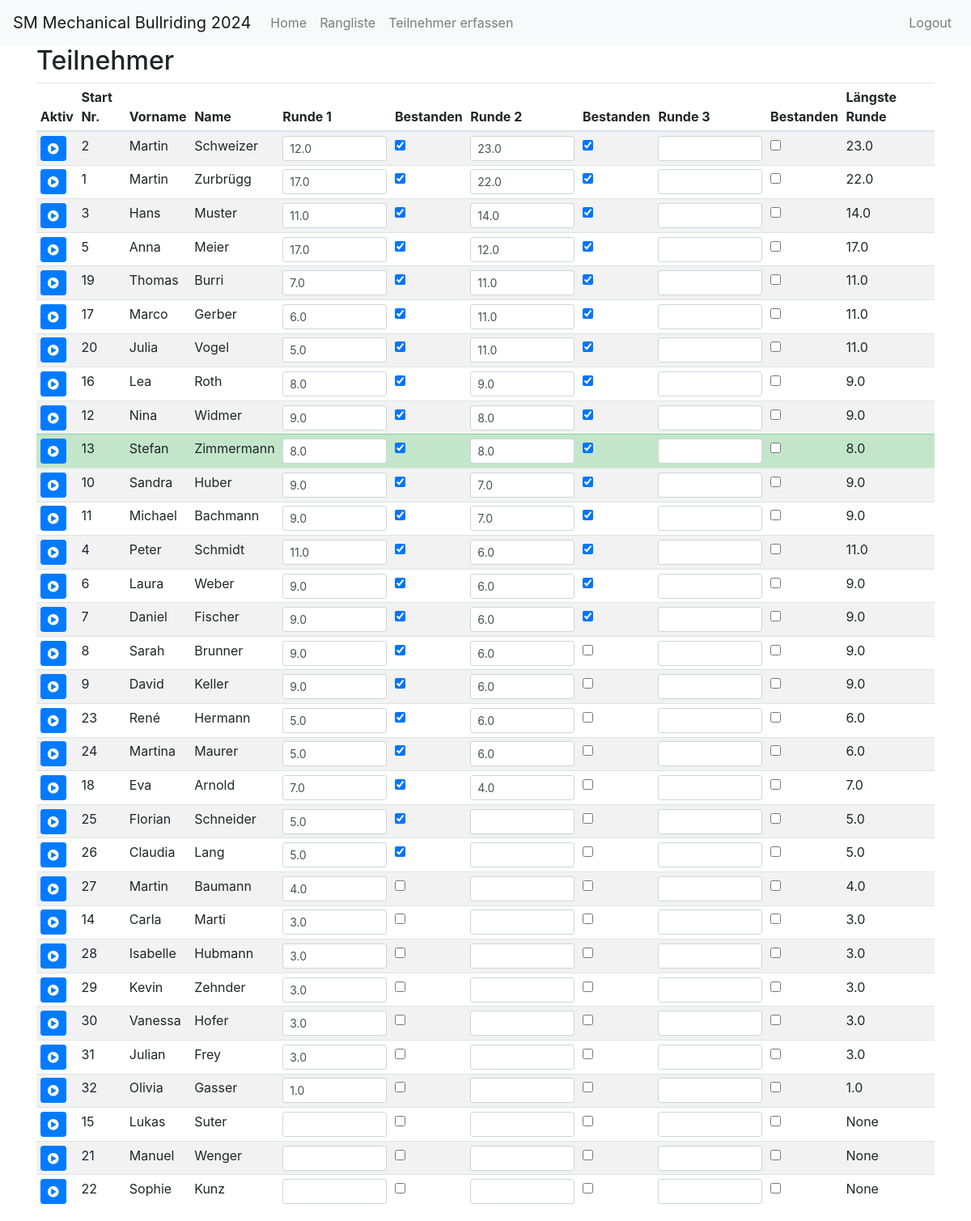
The app's page /index (signed in) with its own data.
### app/models.py (models this page shows)
class Participant(db.Model):
    id = db.Column(db.Integer, primary_key=True)
    active = db.Column(db.Boolean, default=False)
    start_nr = db.Column(db.Integer, nullable=True, unique=True)
    first_name = db.Column(db.String(64), nullable=False)
    last_name = db.Column(db.String(64), nullable=False)
    address = db.Column(db.String(128), nullable=False)
    postal_code = db.Column(db.String(10), nullable=False)
    city = db.Column(db.String(64), nullable=False)
    email = db.Column(db.String(120), nullable=True)
    phone = db.Column(db.String(20), nullable=True)
    time1 = db.Column(db.Float, nullable=True)
    time2 = db.Column(db.Float, nullable=True)
    time3 = db.Column(db.Float, nullable=True)
    time4 = db.Column(db.Float, nullable=True)
    time5 = db.Column(db.Float, nullable=True)
    time6 = db.Column(db.Float, nullable=True)
    round1_passed = db.Column(db.Boolean, default=False)
    round2_passed = db.Column(db.Boolean, default=False)
    round3_passed = db.Column(db.Boolean, default=False)
    round4_passed = db.Column(db.Boolean, default=False)
    round5_passed = db.Column(db.Boolean, default=False)
    @property
    def longest_time(self):
        times = [t for t in [self.time1, self.time2, self.time3, self.time4, self.time5] if t is not None]
        return max(times) if times else None

### app/routes.py (the view)
@bp.route('/')
@bp.route('/index')
@login_required
def index():
    participants = Participant.query.all() if current_user.is_authenticated else []
    participants.sort(key=lambda p: (
        p.time6 if p.time6 is not None else float('-inf'),
        p.time5 if p.time5 is not None else float('-inf'),
        p.time4 if p.time4 is not None else float('-inf'),
        p.time3 if p.time3 is not None else float('-inf'),
        p.time2 if p.time2 is not None else float('-inf'),
        p.time1 if p.time1 is not None else float('-inf')
    ), reverse=True)
    if participants is None:
        flash('Keine Teilnemer gefunden')
        form = ParticipantForm()
        return render_template('participant.html', title='Add Participant', form=form)
    current_round = request.args.get('current_round', default=None, type=int)
    if current_round is None:
        current_round = get_current_round(participants)
    return render_template(
        'index.html',
        title='Home',
        participants=participants,
        round1_passed=check_round_passed(participants, 1),
        round2_passed=check_round_passed(participants, 2),
        round3_passed=check_round_passed(participants, 3),
        round4_passed=check_round_passed(participants, 4),
        round5_passed=check_round_passed(participants, 5),
        current_round=current_round
    )

### app/models.py (called while the page is built)
@login.user_loader
def load_user(id):
    return User.query.get(int(id))

### app/routes.py (called while the page is built)
def check_round_passed(participants, round_number):
    if round_number == 1:
        return any(participant.round1_passed for participant in participants)
    elif round_number == 2:
        return any(participant.round2_passed for participant in participants)
    elif round_number == 3:
        return any(participant.round3_passed for participant in participants)
    elif round_number == 4:
        return any(participant.round4_passed for participant in participants)
    elif round_number == 5:
        return any(participant.round5_passed for participant in participants)
    return False

def get_current_round(participants):
    if not check_round_passed(participants, 1):
        return 1
    elif not check_round_passed(participants, 2):
        return 2
    elif not check_round_passed(participants, 3):
        return 3
    elif not check_round_passed(participants, 4):
        return 4
    elif not check_round_passed(participants, 5):
        return 5
    else:
        return 6

### app/templates/index.html (shortened to what this page needs)
{% extends "base.html" %}
{% block content %}
  {% if current_user.is_authenticated %}
  <h2>Teilnehmer</h2>
  <form method="POST" action="{{ url_for('main.update_times_bulk') }}" class="update-form">
    <table class="table table-striped table-sm">
      <thead>
        <tr>
          <th>Aktiv</th>
          <th>Start Nr.</th>
          <th>Vorname</th>
          <th>Name</th>
          <th>Runde 1</th>
          <th>Bestanden</th>
          {% if current_round > 1 %}
            <th>Runde 2</th>
            <th>Bestanden</th>
          {% endif %}
          {% if current_round > 2 %}
            <th>Runde 3</th>
            <th>Bestanden</th>
          {% endif %}
          <th>Längste Runde</th>
          <th></th>
          <th></th>
        </tr>
      </thead>
      <tbody>
        {% for participant in participants %}
          <tr class="{% if participant.active %}table-success{% endif %}">
            <td>
              <form method="POST" action="{{ url_for('main.set_active', id=participant.id) }}">
                <button type="submit" class="btn btn-primary btn-sm">
                  <i class="fas fa-play-circle"></i>
                </button>
              </form>
            </td>
            <td>{{ participant.start_nr }}</td>
            <td>{{ participant.first_name }}</td>
            <td>{{ participant.last_name }}</td>
            <td>
              <input type="text" name="time1_{{ participant.id }}" value="{{ participant.time1 or '' }}" class="form-control form-control-sm" onkeydown="submitAndFocusNext(event, this)">
            </td>
            <td>
              <input type="checkbox" name="round1_passed_{{ participant.id }}" {% if participant.round1_passed %}checked{% endif %} onclick="submitCheckbox(this)">
            </td>
            {% if current_round > 1 %}
              <td>
                <input type="text" name="time2_{{ participant.id }}" value="{{ participant.time2 or '' }}" class="form-control form-control-sm" onkeydown="submitAndFocusNext(event, this)">
              </td>
              <td>
                <input type="checkbox" name="round2_passed_{{ participant.id }}" {% if participant.round2_passed %}checked{% endif %} onclick="submitCheckbox(this)">
              </td>
            {% endif %}
            {% if current_round > 2 %}
              <td>
                <input type="text" name="time3_{{ participant.id }}" value="{{ participant.time3 or '' }}" class="form-control form-control-sm" onkeydown="submitAndFocusNext(event, this)">
              </td>
              <td>
                <input type="checkbox" name="round3_passed_{{ participant.id }}" {% if participant.round3_passed %}checked{% endif %} onclick="submitCheckbox(this)">
              </td>
            {% endif %}
            <td>{{ participant.longest_time }}</td>
            <td></td>
            <td></td>
          </tr>
        {% endfor %}
      </tbody>
    </table>
  </form>
  {% else %}
    <p>Please Login!</p>
  {% endif %}
{% endblock %}

### app/templates/base.html (shortened to what this page needs)
<!doctype html>
<html lang="en">
  <head>
    <link href="https://stackpath.bootstrapcdn.com/bootstrap/4.5.2/css/bootstrap.min.css" rel="stylesheet">
    <link href="https://cdnjs.cloudflare.com/ajax/libs/font-awesome/5.15.1/css/all.min.css" rel="stylesheet">
  </head>
  <body>
    <nav class="navbar navbar-expand-md navbar-light bg-light">
      <a class="navbar-brand" href="{{ url_for('main.index') }}">SM Mechanical Bullriding 2024</a>
      <div class="collapse navbar-collapse" id="navbarCollapse">
        <ul class="navbar-nav mr-auto">
          <li class="nav-item">
            <a class="nav-link" href="{{ url_for('main.index') }}">Home</a>
          </li>
          <li class="nav-item">
            <a class="nav-link" href="{{ url_for('main.ranking') }}">Rangliste</a>
          </li>
          {% if current_user.is_authenticated %}
            <li class="nav-item">
              <a class="nav-link" href="{{ url_for('main.participant') }}">Teilnehmer erfassen</a>
            </li>
          {% endif %}
        </ul>
        <ul class="navbar-nav ml-auto">
          {% if current_user.is_authenticated %}
            <li class="nav-item">
              <a class="nav-link" href="{{ url_for('main.logout') }}">Logout</a>
            </li>
          {% else %}
            <li class="nav-item">
              <a class="nav-link" href="{{ url_for('main.login') }}">Login</a>
            </li>
          {% endif %}
        </ul>
      </div>
    </nav>
    <div class="container">
      {% block content %}{% endblock %}
    </div>
  </body>
</html>

### records on screen
Participant: start_nr "2", first_name "Martin", last_name "Schweizer", time1 "12.0", round1_passed "☑", time2 "23.0", round2_passed "☑", longest_time "23.0"
Participant: start_nr "1", first_name "Martin", last_name "Zurbrügg", time1 "17.0", round1_passed "☑", time2 "22.0", round2_passed "☑", longest_time "22.0"
Participant: start_nr "3", first_name "Hans", last_name "Muster", time1 "11.0", round1_passed "☑", time2 "14.0", round2_passed "☑", longest_time "14.0"
Participant: start_nr "5", first_name "Anna", last_name "Meier", time1 "17.0", round1_passed "☑", time2 "12.0", round2_passed "☑", longest_time "17.0"
Participant: start_nr "19", first_name "Thomas", last_name "Burri", time1 "7.0", round1_passed "☑", time2 "11.0", round2_passed "☑", longest_time "11.0"
Participant: start_nr "17", first_name "Marco", last_name "Gerber", time1 "6.0", round1_passed "☑", time2 "11.0", round2_passed "☑", longest_time "11.0"
Participant: start_nr "20", first_name "Julia", last_name "Vogel", time1 "5.0", round1_passed "☑", time2 "11.0", round2_passed "☑", longest_time "11.0"
Participant: start_nr "16", first_name "Lea", last_name "Roth", time1 "8.0", round1_passed "☑", time2 "9.0", round2_passed "☑", longest_time "9.0"
Participant: start_nr "12", first_name "Nina", last_name "Widmer", time1 "9.0", round1_passed "☑", time2 "8.0", round2_passed "☑", longest_time "9.0"
Participant: start_nr "13", first_name "Stefan", last_name "Zimmermann", time1 "8.0", round1_passed "☑", time2 "8.0", round2_passed "☑", longest_time "8.0"
Participant: start_nr "10", first_name "Sandra", last_name "Huber", time1 "9.0", round1_passed "☑", time2 "7.0", round2_passed "☑", longest_time "9.0"
Participant: start_nr "11", first_name "Michael", last_name "Bachmann", time1 "9.0", round1_passed "☑", time2 "7.0", round2_passed "☑", longest_time "9.0"
Participant: start_nr "4", first_name "Peter", last_name "Schmidt", time1 "11.0", round1_passed "☑", time2 "6.0", round2_passed "☑", longest_time "11.0"
Participant: start_nr "6", first_name "Laura", last_name "Weber", time1 "9.0", round1_passed "☑", time2 "6.0", round2_passed "☑", longest_time "9.0"
Participant: start_nr "7", first_name "Daniel", last_name "Fischer", time1 "9.0", round1_passed "☑", time2 "6.0", round2_passed "☑", longest_time "9.0"
Participant: start_nr "8", first_name "Sarah", last_name "Brunner", time1 "9.0", round1_passed "☑", time2 "6.0", longest_time "9.0"
Participant: start_nr "9", first_name "David", last_name "Keller", time1 "9.0", round1_passed "☑", time2 "6.0", longest_time "9.0"
Participant: start_nr "23", first_name "René", last_name "Hermann", time1 "5.0", round1_passed "☑", time2 "6.0", longest_time "6.0"
Participant: start_nr "24", first_name "Martina", last_name "Maurer", time1 "5.0", round1_passed "☑", time2 "6.0", longest_time "6.0"
Participant: start_nr "18", first_name "Eva", last_name "Arnold", time1 "7.0", round1_passed "☑", time2 "4.0", longest_time "7.0"
Participant: start_nr "25", first_name "Florian", last_name "Schneider", time1 "5.0", round1_passed "☑", longest_time "5.0"
Participant: start_nr "26", first_name "Claudia", last_name "Lang", time1 "5.0", round1_passed "☑", longest_time "5.0"
Participant: start_nr "27", first_name "Martin", last_name "Baumann", time1 "4.0", longest_time "4.0"
Participant: start_nr "14", first_name "Carla", last_name "Marti", time1 "3.0", longest_time "3.0"
Participant: start_nr "28", first_name "Isabelle", last_name "Hubmann", time1 "3.0", longest_time "3.0"
Participant: start_nr "29", first_name "Kevin", last_name "Zehnder", time1 "3.0", longest_time "3.0"
Participant: start_nr "30", first_name "Vanessa", last_name "Hofer", time1 "3.0", longest_time "3.0"
Participant: start_nr "31", first_name "Julian", last_name "Frey", time1 "3.0", longest_time "3.0"
Participant: start_nr "32", first_name "Olivia", last_name "Gasser", time1 "1.0", longest_time "1.0"
Participant: start_nr "15", first_name "Lukas", last_name "Suter", longest_time "None"
Participant: start_nr "21", first_name "Manuel", last_name "Wenger", longest_time "None"
Participant: start_nr "22", first_name "Sophie", last_name "Kunz", longest_time "None"
